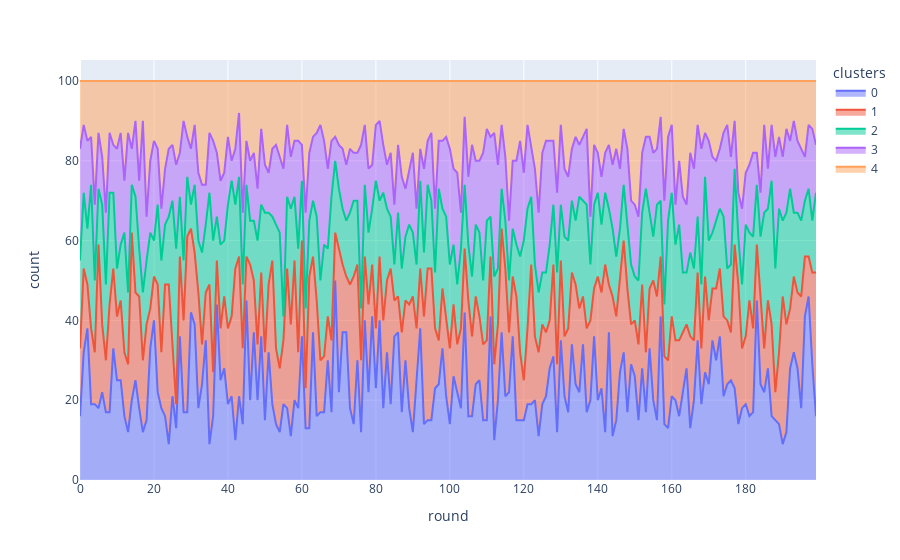

Source (notebook cell):
### Code cell
import plotly.express as px
import plotly.graph_objects as go

px.area(df.query("imbalance_val == 0.1"), x="round", y="count", color="clusters")

### Figure 1 — Plotly figure (JSON) as saved in the notebook; plotly's stock layout.template omitted (floating-point values rounded to 4 significant figures; data arrays with more than 128 entries replaced by an {"elided": "..."} marker saying what was removed)
{"data": [{"fillpattern": {"shape": ""}, "hovertemplate": "clusters=0<br>round=%{x}<br>count=%{y}<extra></extra>", "legendgroup": "0", "line": {"color": "#636efa"}, "marker": {"symbol": "circle"}, "mode": "lines", "name": "0", "orientation": "v", "showlegend": true, "stackgroup": "1", "type": "scatter", "x": {"elided": "200 int values"}, "xaxis": "x", "y": {"elided": "200 int values"}, "yaxis": "y"}, {"fillpattern": {"shape": ""}, "hovertemplate": "clusters=1<br>round=%{x}<br>count=%{y}<extra></extra>", "legendgroup": "1", "line": {"color": "#EF553B"}, "marker": {"symbol": "circle"}, "mode": "lines", "name": "1", "orientation": "v", "showlegend": true, "stackgroup": "1", "type": "scatter", "x": {"elided": "200 int values"}, "xaxis": "x", "y": {"elided": "200 int values"}, "yaxis": "y"}, {"fillpattern": {"shape": ""}, "hovertemplate": "clusters=2<br>round=%{x}<br>count=%{y}<extra></extra>", "legendgroup": "2", "line": {"color": "#00cc96"}, "marker": {"symbol": "circle"}, "mode": "lines", "name": "2", "orientation": "v", "showlegend": true, "stackgroup": "1", "type": "scatter", "x": {"elided": "200 int values"}, "xaxis": "x", "y": {"elided": "200 int values"}, "yaxis": "y"}, {"fillpattern": {"shape": ""}, "hovertemplate": "clusters=3<br>round=%{x}<br>count=%{y}<extra></extra>", "legendgroup": "3", "line": {"color": "#ab63fa"}, "marker": {"symbol": "circle"}, "mode": "lines", "name": "3", "orientation": "v", "showlegend": true, "stackgroup": "1", "type": "scatter", "x": {"elided": "200 int values"}, "xaxis": "x", "y": {"elided": "200 int values"}, "yaxis": "y"}, {"fillpattern": {"shape": ""}, "hovertemplate": "clusters=4<br>round=%{x}<br>count=%{y}<extra></extra>", "legendgroup": "4", "line": {"color": "#FFA15A"}, "marker": {"symbol": "circle"}, "mode": "lines", "name": "4", "orientation": "v", "showlegend": true, "stackgroup": "1", "type": "scatter", "x": {"elided": "200 int values"}, "xaxis": "x", "y": {"elided": "200 int values"}, "yaxis": "y"}], "layout": {"autosize": true, "legend": {"title": {"text": "clusters"}, "tracegroupgap": 0}, "margin": {"t": 60}, "xaxis": {"anchor": "y", "autorange": true, "domain": [0, 1], "range": [0, 199], "title": {"text": "round"}, "type": "linear"}, "yaxis": {"anchor": "x", "autorange": true, "domain": [0, 1], "range": [0, 105.3], "title": {"text": "count"}, "type": "linear"}}}
